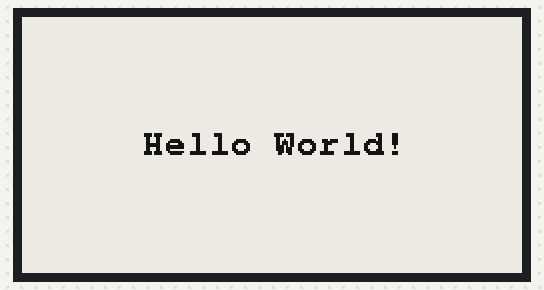
This sketch was run on a simulated Arduino Uno, built for the host (arithmetic inside an expression is 32-bit, double 64-bit). On the bench: 250×128 one-colour display. What the sketch prints to the serial monitor is not drawn.

Above: at 2.1 s.

The sketch:

EpaperDemo.ino
```cpp
// GxEPD_Hello World Example by Jean-Marc Zingg


// include library, include base class, make path known
#include <GxEPD.h>

// select the display class to use, only one
//#include <GxDEPG0150BN/GxDEPG0150BN.h>    // 1.50" b/w
//#include <GxGDEP015OC1/GxGDEP015OC1.h>    // 1.54" b/w
//#include <GxGDEH0154D67/GxGDEH0154D67.h>  // 1.54" b/w 200x200, SSD1681
//#include <GxGDEW0154T8/GxGDEW0154T8.h>    // 1.54" b/w 152x152 UC8151 (IL0373)
//#include <GxGDEW0154M09/GxGDEW0154M09.h>  // 1.54" b/w 200x200 JD79653A
//#include <GxGDEW0154M10/GxGDEW0154M10.h>  // 1.54" b/w 152x152 UC8151D
//#include <GxGDEW0154Z04/GxGDEW0154Z04.h>  // 1.54" b/w/r 200x200
//#include <GxGDEW0154Z17/GxGDEW0154Z17.h>  // 1.54" b/w/r 152x152
//#include <GxGDEH0154Z90/GxGDEH0154Z90.h>  // 1.54" b/w/r 200x200 SSD1681
//#include <GxGDEW0213I5F/GxGDEW0213I5F.h>  // 2.13" b/w 104x212 flexible
//#include <GxGDE0213B1/GxGDE0213B1.h>      // 2.13" b/w                          funcionou mais ou menos
#include <GxGDEH0213B72/GxGDEH0213B72.h>  // 2.13" b/w new panel                funcionou bem
//#include <GxGDEH0213B73/GxGDEH0213B73.h>  // 2.13" b/w newer panel
//#include <GxGDEM0213B74/GxGDEM0213B74.h>  // 2.13" b/w 128x250 SSD1680           funcionou bem
//#include <GxGDEW0213Z16/GxGDEW0213Z16.h>  // 2.13" b/w/r
//#include <GxGDEH0213Z19/GxGDEH0213Z19.h>  // 2.13" b/w/r UC8151D
//#include <GxGDEW0213T5D/GxGDEW0213T5D.h>  // 2.13" b/w 104x212 UC8151D
//#include <GxDEPG0213BN/GxDEPG0213BN.h>    // 2.13" b/w 128x250, SSD1680, TTGO T5 V2.4.1, V2.3.1
//#include <GxGDEH029A1/GxGDEH029A1.h>      // 2.9" b/w
//#include <GxGDEW029T5/GxGDEW029T5.h>      // 2.9" b/w UC8151 (IL0373)
//#include <GxGDEW029T5D/GxGDEW029T5D.h>    // 2.9" b/w UC8151D
//#include <GxGDEM029T94/GxGDEM029T94.h>    // 2.9" b/w
//#include <GxDEPG0290BS/GxDEPG0290BS.h>    // 2.9" b/w Waveshare variant, TTGO T5 V2.4.1 2.9"
//#include <GxGDEW029Z10/GxGDEW029Z10.h>    // 2.9" b/w/r
//#include <GxGDEH029Z13/GxGDEH029Z13.h>    // 2.9" b/w/r UC8151D
//#include <GxGDEW026T0/GxGDEW026T0.h>      // 2.6" b/w
//#include <GxDEPG0266BN/GxDEPG0266BN.h>      // 2.66" b/w 152x296, SSD1680, TTGO T5 V2.66, TTGO T5 V2.4.1
//#include <GxGDEW027C44/GxGDEW027C44.h>    // 2.7" b/w/r
//#include <GxGDEW027W3/GxGDEW027W3.h>      // 2.7" b/w
//#include <GxGDEY027T91/GxGDEY027T91.h>    // 2.7" b/w
//#include <GxGDEW0371W7/GxGDEW0371W7.h>    // 3.7" b/w
//#include <GxGDEW042T2/GxGDEW042T2.h>      // 4.2" b/w
//#include <GxGDEW042Z15/GxGDEW042Z15.h>    // 4.2" b/w/r
//#include <GxGDEW0583T7/GxGDEW0583T7.h>    // 5.83" b/w
//#include <GxGDEW075T8/GxGDEW075T8.h>      // 7.5" b/w
//#include <GxGDEW075T7/GxGDEW075T7.h>      // 7.5" b/w 800x480
//#include <GxGDEW075Z09/GxGDEW075Z09.h>    // 7.5" b/w/r
//#include <GxGDEW075Z08/GxGDEW075Z08.h>    // 7.5" b/w/r 800x480

#include GxEPD_BitmapExamples

// FreeFonts from Adafruit_GFX
#include <Fonts/FreeMonoBold9pt7b.h>
#include <Fonts/FreeMonoBold12pt7b.h>
#include <Fonts/FreeMonoBold18pt7b.h>
#include <Fonts/FreeMonoBold24pt7b.h>


#include <GxIO/GxIO_SPI/GxIO_SPI.h>
#include <GxIO/GxIO.h>

GxIO_Class io(SPI, /*CS=*/ 1, /*DC=*/ 2, /*RST=*/ 3);
GxEPD_Class display(io, /*RST=*/ 3, /*BUSY=*/ 4);


void setup()
{
  Serial.begin(115200);
  Serial.println();
  Serial.println("setup");

  display.init(115200); // enable diagnostic output on Serial


  display.drawPaged(drawHelloWorld);

  //display.update();
  //display.powerDown();

  Serial.println("setup done");
}

void loop() {};

const char HelloWorld[] = "Hello World!";

void drawHelloWorld()
{
  //Serial.println("drawHelloWorld");
  display.setRotation(1);
  display.setFont(&FreeMonoBold9pt7b);
  display.setTextColor(GxEPD_BLACK);
  int16_t tbx, tby; uint16_t tbw, tbh;
  display.getTextBounds(HelloWorld, 0, 0, &tbx, &tby, &tbw, &tbh);
  // center bounding box by transposition of origin:
  uint16_t x = ((display.width() - tbw) / 2) - tbx;
  uint16_t y = ((display.height() - tbh) / 2) - tby;
  display.fillScreen(GxEPD_WHITE);
  display.setCursor(x, y);
  display.print(HelloWorld);
  //Serial.println("drawHelloWorld done");
}

void drawHelloWorldForDummies()
{
  // This example function/method can be used with full buffered graphics AND/OR paged drawing graphics
  // for paged drawing it is to be used as callback function
  // it will be executed once or multiple times, as many as needed,
  // in case of full buffer it can be called directly, or as callback
  // IMPORTANT: each iteration needs to draw the same, to avoid strange effects
  // use a copy of values that might change, don't read e.g. from analog or pins in the loop!
  //Serial.println("drawHelloWorldForDummies");
  const char text[] = "Hello World!";
  // most e-papers have width < height (portrait) as native orientation, especially the small ones
  // in GxEPD rotation 0 is used for native orientation (most TFT libraries use 0 fix for portrait orientation)
  // set rotation to 1 (rotate right 90 degrees) to have enough space on small displays (landscape)
  display.setRotation(1);
  // select a suitable font in Adafruit_GFX
  display.setFont(&FreeMonoBold9pt7b);
  // on e-papers black on white is more pleasant to read
  display.setTextColor(GxEPD_BLACK);
  // Adafruit_GFX has a handy method getTextBounds() to determine the boundary box for a text for the actual font
  int16_t tbx, tby; uint16_t tbw, tbh; // boundary box window
  display.getTextBounds(text, 0, 0, &tbx, &tby, &tbw, &tbh); // it works for origin 0, 0, fortunately (negative tby!)
  // center bounding box by transposition of origin:
  uint16_t x = ((display.width() - tbw) / 2) - tbx;
  uint16_t y = ((display.height() - tbh) / 2) - tby;
  display.fillScreen(GxEPD_WHITE); // set the background to white (fill the buffer with value for white)
  display.setCursor(x, y); // set the postition to start printing text
  display.print(text); // print some text
  //Serial.println("drawHelloWorldForDummies done");
}
```
